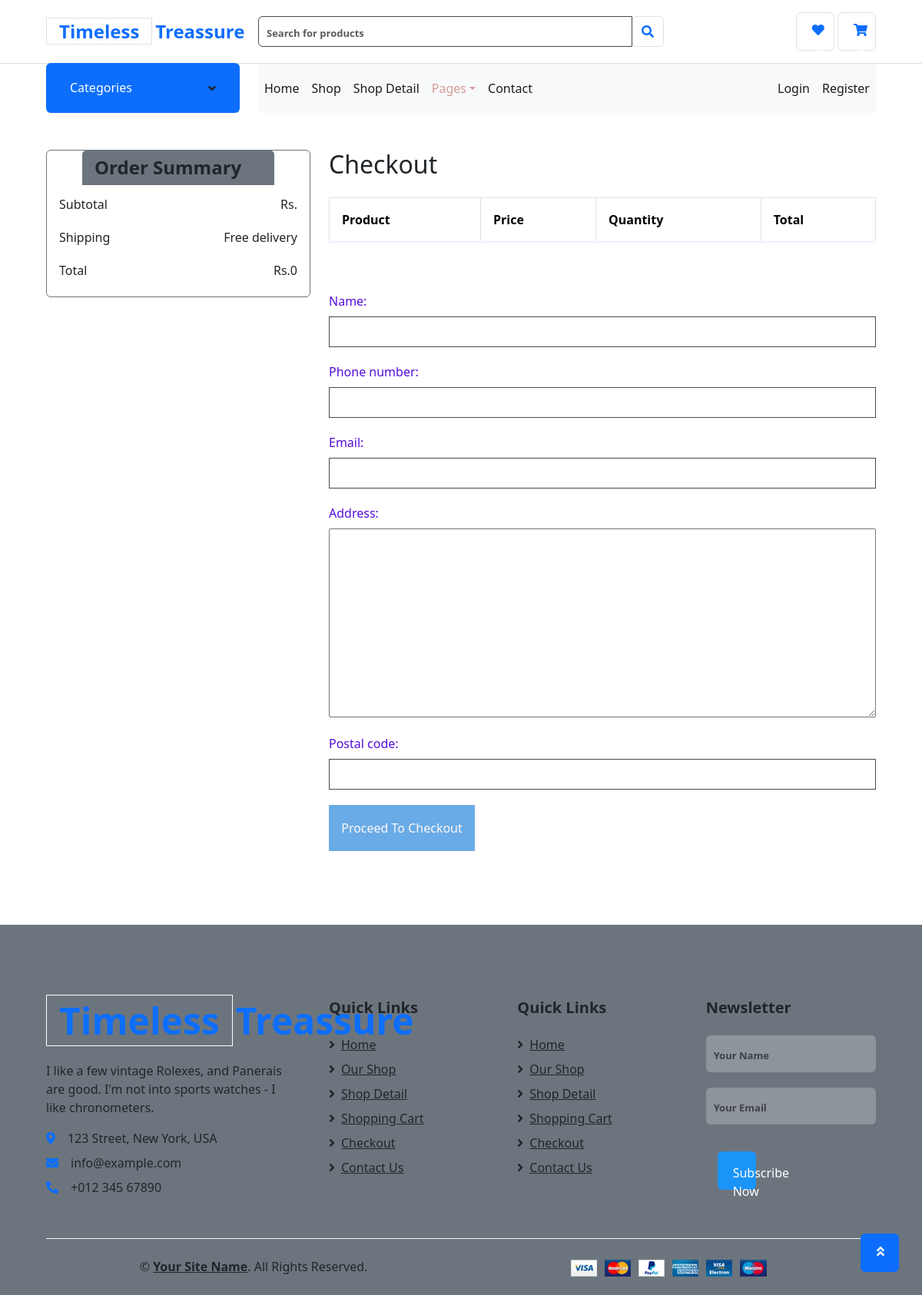
Before: /checkout/ (signed in) with the older database file.
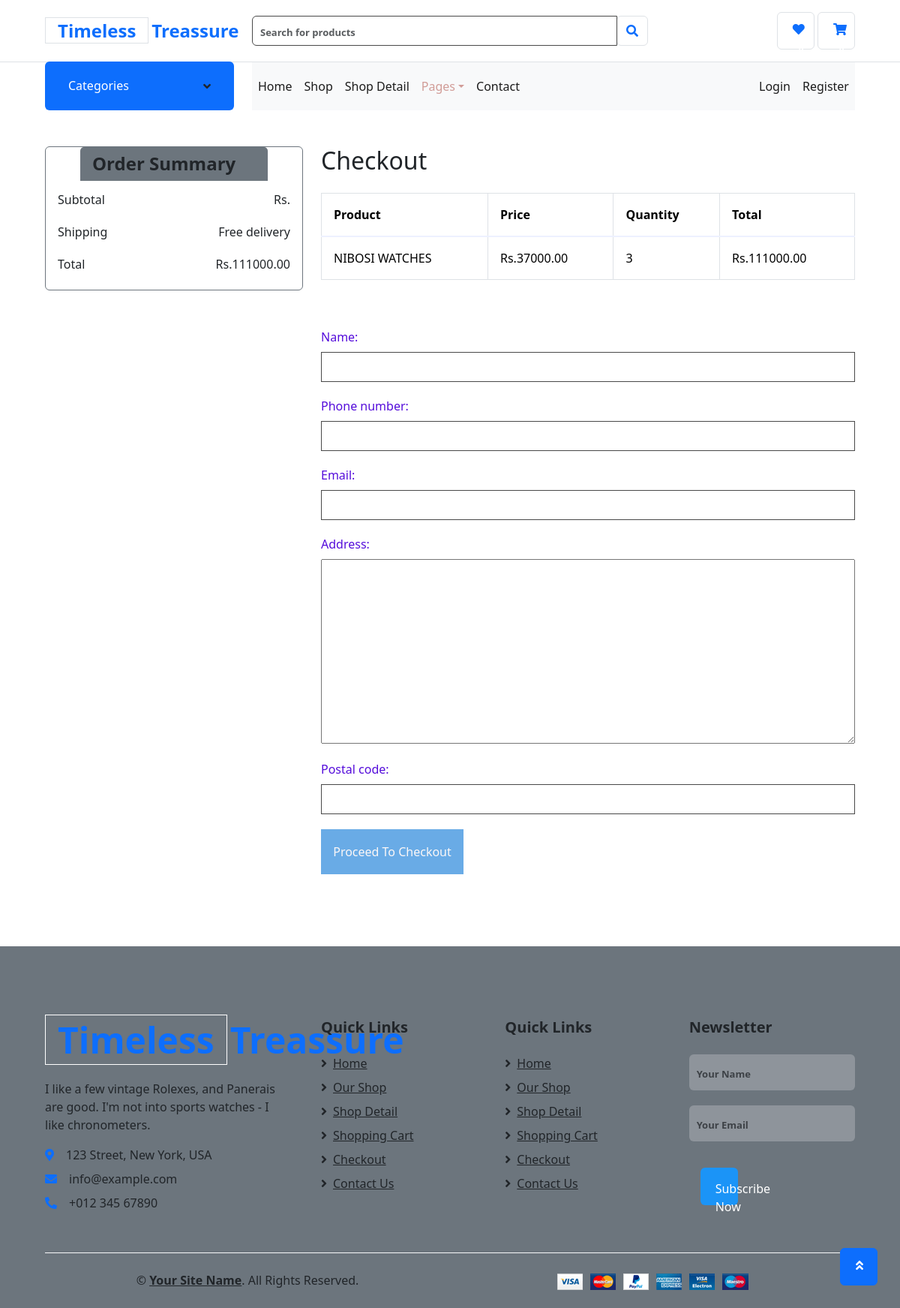
After: the same page with the newer database file.
### app9/models.py (models this page shows, shortened)
class CartItem(models.Model):
    user = models.ForeignKey(User, on_delete=models.CASCADE)
    product = models.ForeignKey(Product, on_delete=models.CASCADE)
    quantity = models.PositiveIntegerField(default=1)
    def total(self):
        return self.product.price * self.quantity

class Product(models.Model):
    name = models.CharField(max_length=100)
    description = models.TextField()
    price = models.DecimalField(max_digits=10, decimal_places=2)
    image = models.ImageField(upload_to='products/')

### app9/views.py (the view)
# urls.py: path('checkout/',views.checkout,name='checkout'),
def checkout(request):
    if request.method == 'POST':
        form = BillingDetailsForm(request.POST)
        if form.is_valid():
            user = request.user
            billing_details, created = BillingDetails.objects.get_or_create(user=user)
            if not created:
                billing_details.name = form.cleaned_data['name']
                billing_details.phone_number = form.cleaned_data['phone_number']
                billing_details.email = form.cleaned_data['email']
                billing_details.address = form.cleaned_data['address']
                billing_details.postal_code = form.cleaned_data['postal_code']
                billing_details.save()
            cart_items = CartItem.objects.filter(user=user)
            total_price = sum(item.total() for item in cart_items)
            order = Order.objects.create(user=user, total_price=total_price)
            for cart_item in cart_items:
                OrderItem.objects.create(order=order, cart_item=cart_item, quantity=cart_item.quantity)
            cart_items.delete()  # Clear the cart after placing the order
            return redirect('order_confirmation', order_id=order.id)
    else:
        form = BillingDetailsForm()
    cart_items = CartItem.objects.filter(user=request.user)
    total_price = sum(item.total() for item in cart_items)
    return render(request, 'checkout.html', {'form': form, 'cart_items': cart_items, 'total_price': total_price})

### app9/forms.py
class BillingDetailsForm(forms.ModelForm):
    class Meta:
        model = BillingDetails
        fields = ['name', 'phone_number', 'email', 'address', 'postal_code']

### app9/templates/checkout.html (shortened to what the changed rows need)
{% load static %}
<!DOCTYPE html>
<html lang="en">
<head>
    <link href="https://cdnjs.cloudflare.com/ajax/libs/font-awesome/5.10.0/css/all.min.css" rel="stylesheet">
    <link href="{ % 'lib/owlcarousel/assets/owl.carousel.min.css %}'" rel="stylesheet">
    <link href="{% static 'style.css' %}" rel="stylesheet">
    <link href="https://cdn.jsdelivr.net/npm/bootstrap@5.3.3/dist/css/bootstrap.min.css" rel="stylesheet">
</head>
<body>
<div class="container-fluid pt-5">
    <div class="row px-xl-5">
        <div class="col-lg-4">
            <div class="card border-secondary mb-5">
                <div class="card-body">
                    <div class="d-flex justify-content-between">
                        <h6 class="font-weight-medium">Total</h6>
                        <h6 class="font-weight-medium">Rs.{{ total_price }}</h6>
                    </div>
                </div>
            </div>
        </div>
        <div class="col-lg-8">
            <h2 class="mb-4">Checkout</h2>
            <div class="table-responsive mb-5">
                <table class="table table-bordered">
                    <thead>
                        <tr>
                            <th>Product</th>
                            <th>Price</th>
                            <th>Quantity</th>
                            <th>Total</th>
                        </tr>
                    </thead>
                    <tbody>
                        {% for item in cart_items %}
                        <tr>
                            <td>{{ item.product.name }}</td>
                            <td>Rs.{{ item.product.price }}</td>
                            <td>{{ item.quantity }}</td>
                            <td>Rs.{{ item.total }}</td>
                        </tr>
                        {% endfor %}
                    </tbody>
                </table>
            </div>
        </div>
    </div>
</div>
    <div class="container-fluid bg-secondary text-dark mt-5 pt-5">
        <div class="row px-xl-5 pt-5">
            <div class="col-lg-4 col-md-12 mb-5 pr-3 pr-xl-5">
                <a href="" class="text-decoration-none">
                    <h1 class="mb-4 display-5 font-weight-semi-bold"><span class="text-primary font-weight-bold border border-white px-3 mr-1">Timeless</span>Treassure</h1>
                </a>
            </div>
        </div>
    </div>
</body>
</html>

Changed rows visible on the page:
added CartItem: product.name "NIBOSI WATCHES", product.price "37000.00", quantity "3", total "111000.00"
Other visible differences:
{{ total_price }}: "0" → "111000.00"
